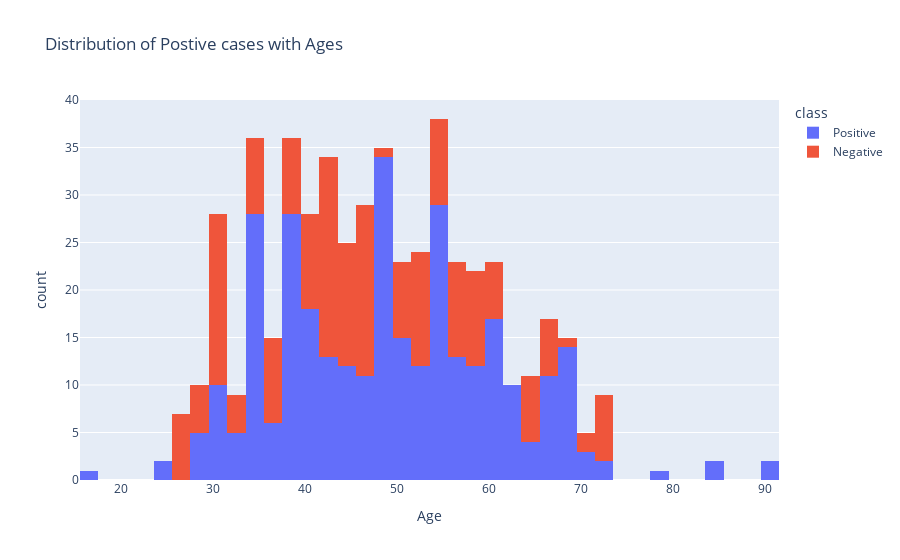

Notebook cell for this chart:
### Code cell
agehist= px.histogram(Diabetes, x='Age', color="class", title="Distribution of Postive cases with Ages")
agehist.show()
#agehist.write_image(f"{save_dir}/age_distribution.png")

### Figure 1 — Plotly figure (JSON) as saved in the notebook; plotly's stock layout.template omitted (floating-point values rounded to 4 significant figures; data arrays with more than 128 entries replaced by an {"elided": "..."} marker saying what was removed)
{"data": [{"bingroup": "x", "hovertemplate": "class=Positive<br>Age=%{x}<br>count=%{y}<extra></extra>", "legendgroup": "Positive", "marker": {"color": "#636efa", "pattern": {"shape": ""}}, "name": "Positive", "orientation": "v", "showlegend": true, "type": "histogram", "x": {"elided": "320 int values"}, "xaxis": "x", "yaxis": "y"}, {"bingroup": "x", "hovertemplate": "class=Negative<br>Age=%{x}<br>count=%{y}<extra></extra>", "legendgroup": "Negative", "marker": {"color": "#EF553B", "pattern": {"shape": ""}}, "name": "Negative", "orientation": "v", "showlegend": true, "type": "histogram", "x": {"elided": "200 int values"}, "xaxis": "x", "yaxis": "y"}], "layout": {"barmode": "relative", "legend": {"title": {"text": "class"}, "tracegroupgap": 0}, "title": {"text": "Distribution of Postive cases with Ages"}, "xaxis": {"anchor": "y", "domain": [0, 1], "title": {"text": "Age"}}, "yaxis": {"anchor": "x", "domain": [0, 1], "title": {"text": "count"}}}}
